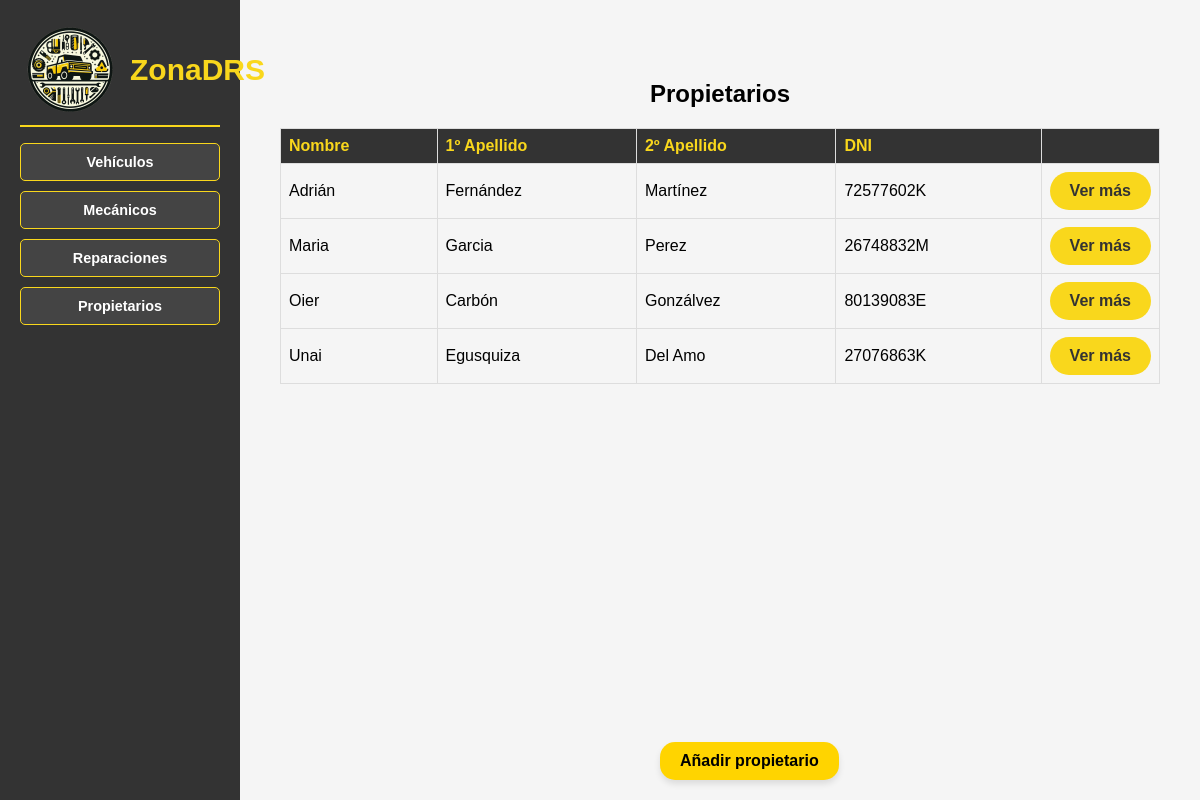
Page /ZonaDRS/listaPropietarios/ on the earlier database version.
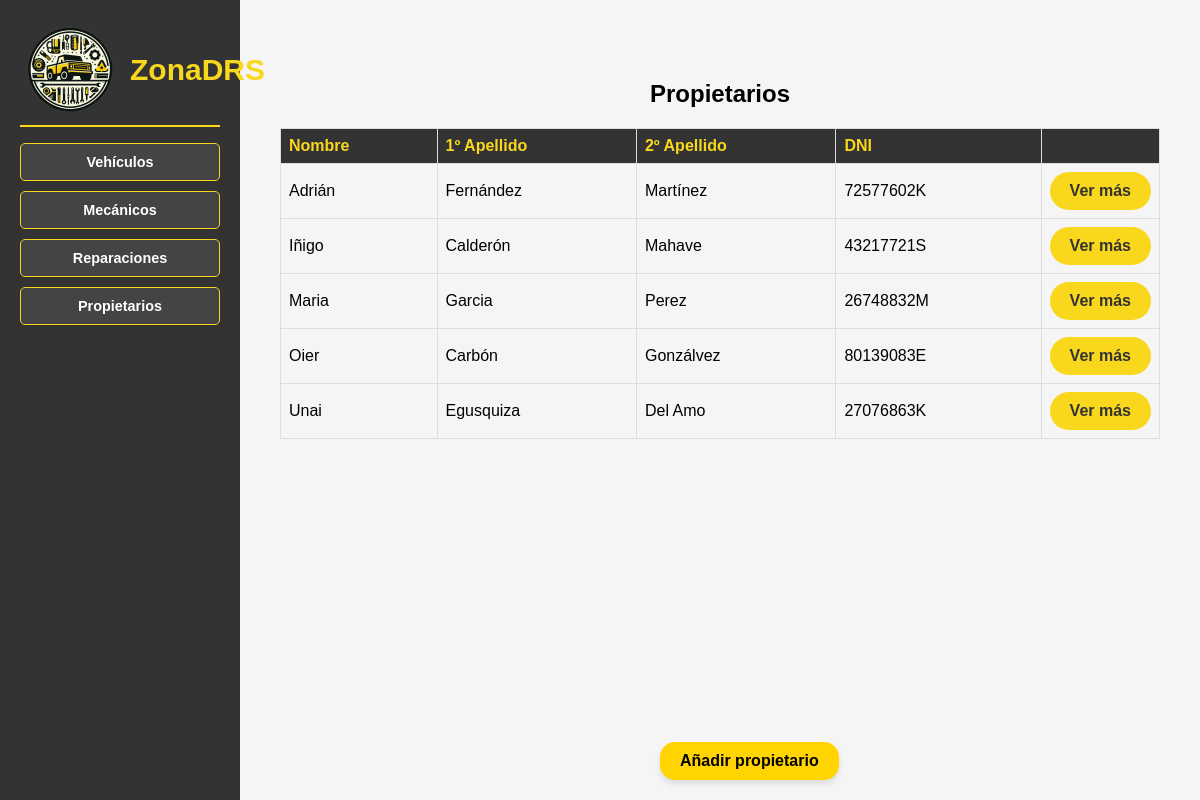
Same page on the later database version.
### Zona_DRS_APP/models.py (models this page shows, shortened)
class Propietario(models.Model):
    dni = models.CharField(max_length=9, primary_key=True)
    nombre = models.CharField(max_length=255)
    apellido1 = models.CharField(max_length=255)
    apellido2 = models.CharField(max_length=255)
    genero = models.CharField(
        max_length=1,
        choices=[
            ('H', 'Hombre'),
            ('M', 'Mujer')
        ],
    )
    direccion = models.CharField(max_length=255)
    fecha_nacimiento = models.DateField()
    telefono = models.CharField(max_length=9)
    correo = models.EmailField()

### Zona_DRS_APP/views.py (the view)
# urls.py: path('listaPropietarios/', ListaPropietariosView.as_view(), name='listaPropietarios'),
class ListaPropietariosView(ListView):
    model = Propietario
    template_name = 'listaPropietarios.html'
    context_object_name = 'propietarios'
    queryset = Propietario.objects.order_by('nombre')
    '''
    propietarios = Propietario.objects.order_by('nombre')
    nombre_dni_propietarios = ', '.join([propietario.nombre + ' (' + propietario.dni + ')' for propietario in propietarios])
    return render(request, 'listaPropietarios.html', {'propietarios': propietarios})
    '''

### Zona_DRS_APP/templates/listaPropietarios.html
{% extends "base.html" %}
{% block contenido %}
<div class="content">
    <h2>Propietarios</h2>
    <table>
        <tr>
            <th>Nombre</th>
            <th>1º Apellido</th>
            <th>2º Apellido</th>
            <th>DNI</th>
            <th></th>
        </tr>
        {% for propietario in propietarios %}
        <tr>
            <td>{{ propietario.nombre }}</td>
            <td>{{ propietario.apellido1 }}</td>
            <td>{{ propietario.apellido2 }}</td>
            <td>{{ propietario.dni }}</td>
            <td>
                <div class="boton">
                    <a href="{% url 'detallePropietario' propietario.dni %}">
                        Ver más
                    </a>
                </div>
            </td>
        </tr>
        {% endfor %}
    </table>
    <a href="http://127.0.0.1:8000/admin/Zona_DRS_APP/propietario/add" class="boton_admin">Añadir propietario</a>
</div>
{% endblock %}

Differences in the rows shown:
added Propietario: nombre "Iñigo", apellido1 "Calderón", apellido2 "Mahave", dni "43217721S"
